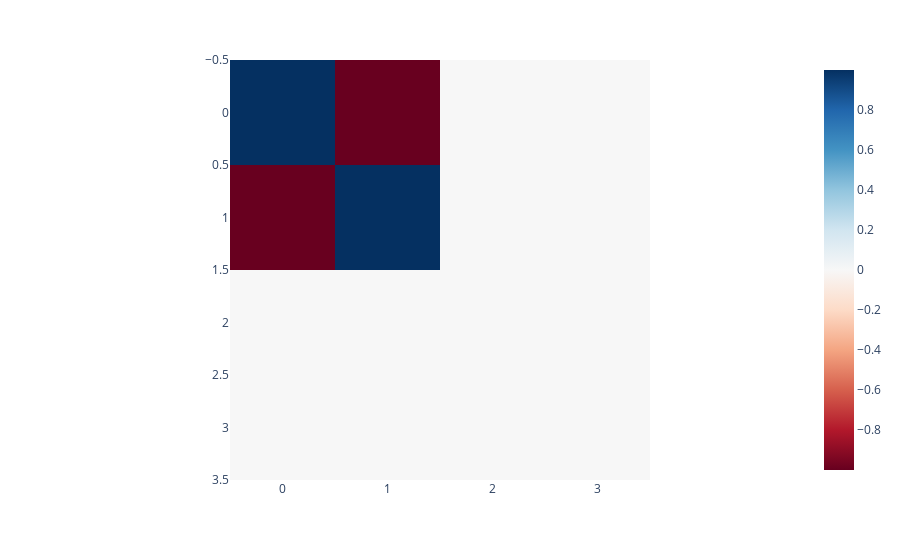

Notebook source saved alongside this figure:
### Markdown cell above
Next, we compute the interaction matrix for a given output feature. To do so, we consider one head output direction and combine that with both the left and right sides of the layer. We notice that the resulting matrix doesn't really seem interpretable. The reason for this is somewhat mathematical and can be found in the paper. Intuitively, there are some invariances in these interactions that actually don't contribute but can make interpretability harder. Luckily, we can remove those by symmetrizing the matrix as the commented line does. Afterward, we see that we have a clean interaction pattern.

### Code cell
# Compute the interaction matrix for a given output dimension
q = einsum(model.w_p[0], model.w_l, model.w_r, "hid, hid in1, hid in2 -> in1 in2")

# Symmetrize the interaction matrix, uncomment for a clean interaction matrix
# .mT is the transpose of the last two dimensions (which does not matter here but will in the future)
q = 0.5 * (q + q.mT)

px.imshow(q, color_continuous_midpoint=0, color_continuous_scale="RdBu")

### Figure 1 — Plotly figure (JSON) as saved in the notebook; plotly's stock layout.template omitted (floating-point values rounded to 4 significant figures)
{"data": [{"coloraxis": "coloraxis", "hovertemplate": "x: %{x}<br>y: %{y}<br>color: %{z}<extra></extra>", "name": "0", "type": "heatmap", "xaxis": "x", "yaxis": "y", "z": [[0.9981, -0.9973, -5.731e-05, 0.0003818], [-0.9973, 0.9988, -0.000217, -0.0006825], [-5.731e-05, -0.000217, 0.0002003, -0.0006531], [0.0003818, -0.0006825, -0.0006531, 0.001486]]}], "layout": {"coloraxis": {"cmid": 0, "colorscale": [[0, "rgb(103,0,31)"], [0.1, "rgb(178,24,43)"], [0.2, "rgb(214,96,77)"], [0.3, "rgb(244,165,130)"], [0.4, "rgb(253,219,199)"], [0.5, "rgb(247,247,247)"], [0.6, "rgb(209,229,240)"], [0.7, "rgb(146,197,222)"], [0.8, "rgb(67,147,195)"], [0.9, "rgb(33,102,172)"], [1, "rgb(5,48,97)"]]}, "margin": {"t": 60}, "xaxis": {"anchor": "y", "constrain": "domain", "domain": [0, 1], "scaleanchor": "y"}, "yaxis": {"anchor": "x", "autorange": "reversed", "constrain": "domain", "domain": [0, 1]}}}
